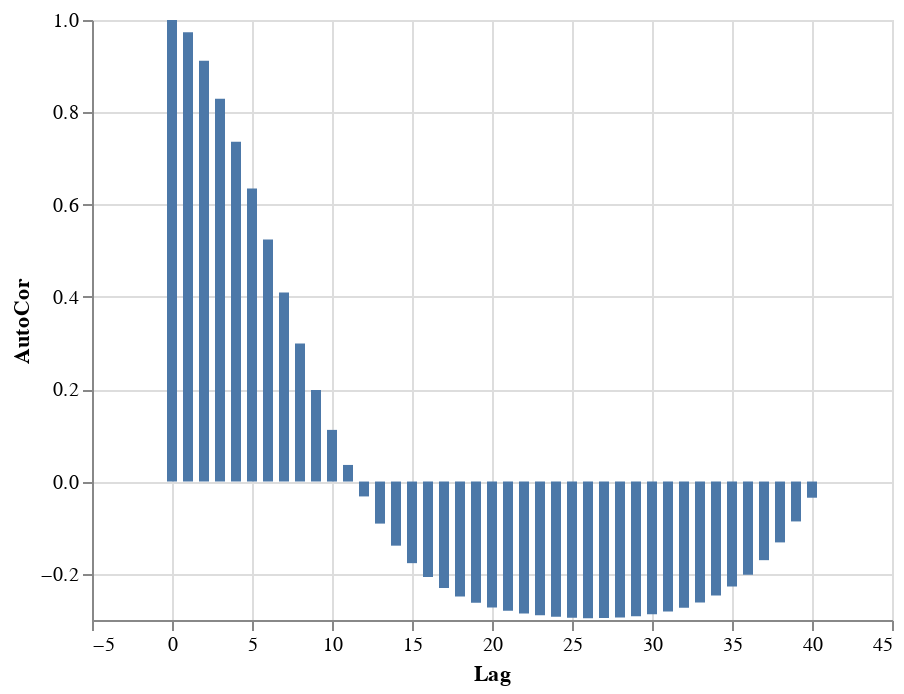

Notebook code cell kept with this figure:
### Code cell
data = pd.DataFrame(list(enumerate(ALL_INF_auto_cor)), columns = ['Lag', 'AutoCor'])
alt.Chart(data).mark_bar().encode(
    x='Lag',
    y='AutoCor',
)

### Figure 1 — Vega-Lite specification as saved in the notebook (floating-point values rounded to 4 significant figures)
{"$schema": "https://vega.github.io/schema/vega-lite/v3.4.0.json", "config": {"mark": {"tooltip": null}, "view": {"height": 300, "width": 400}}, "data": {"name": "data-ca7e358143c5842dc99dbc6e2b892e2c"}, "datasets": {"data-ca7e358143c5842dc99dbc6e2b892e2c": [{"AutoCor": 1, "Lag": 0}, {"AutoCor": 0.9734, "Lag": 1}, {"AutoCor": 0.9116, "Lag": 2}, {"AutoCor": 0.8293, "Lag": 3}, {"AutoCor": 0.736, "Lag": 4}, {"AutoCor": 0.6349, "Lag": 5}, {"AutoCor": 0.5242, "Lag": 6}, {"AutoCor": 0.4098, "Lag": 7}, {"AutoCor": 0.2989, "Lag": 8}, {"AutoCor": 0.1986, "Lag": 9}, {"AutoCor": 0.1119, "Lag": 10}, {"AutoCor": 0.03596, "Lag": 11}, {"AutoCor": -0.03226, "Lag": 12}, {"AutoCor": -0.09114, "Lag": 13}, {"AutoCor": -0.1389, "Lag": 14}, {"AutoCor": -0.1768, "Lag": 15}, {"AutoCor": -0.2068, "Lag": 16}, {"AutoCor": -0.2307, "Lag": 17}, {"AutoCor": -0.249, "Lag": 18}, {"AutoCor": -0.2627, "Lag": 19}, {"AutoCor": -0.2727, "Lag": 20}, {"AutoCor": -0.2802, "Lag": 21}, {"AutoCor": -0.2857, "Lag": 22}, {"AutoCor": -0.2899, "Lag": 23}, {"AutoCor": -0.2929, "Lag": 24}, {"AutoCor": -0.295, "Lag": 25}, {"AutoCor": -0.296, "Lag": 26}, {"AutoCor": -0.2959, "Lag": 27}, {"AutoCor": -0.2945, "Lag": 28}, {"AutoCor": -0.2919, "Lag": 29}, {"AutoCor": -0.2878, "Lag": 30}, {"AutoCor": -0.2818, "Lag": 31}, {"AutoCor": -0.2734, "Lag": 32}, {"AutoCor": -0.2621, "Lag": 33}, {"AutoCor": -0.247, "Lag": 34}, {"AutoCor": -0.2273, "Lag": 35}, {"AutoCor": -0.2019, "Lag": 36}, {"AutoCor": -0.1704, "Lag": 37}, {"AutoCor": -0.1319, "Lag": 38}, {"AutoCor": -0.08644, "Lag": 39}, {"AutoCor": -0.03505, "Lag": 40}]}, "encoding": {"x": {"field": "Lag", "type": "quantitative"}, "y": {"field": "AutoCor", "type": "quantitative"}}, "mark": "bar"}
